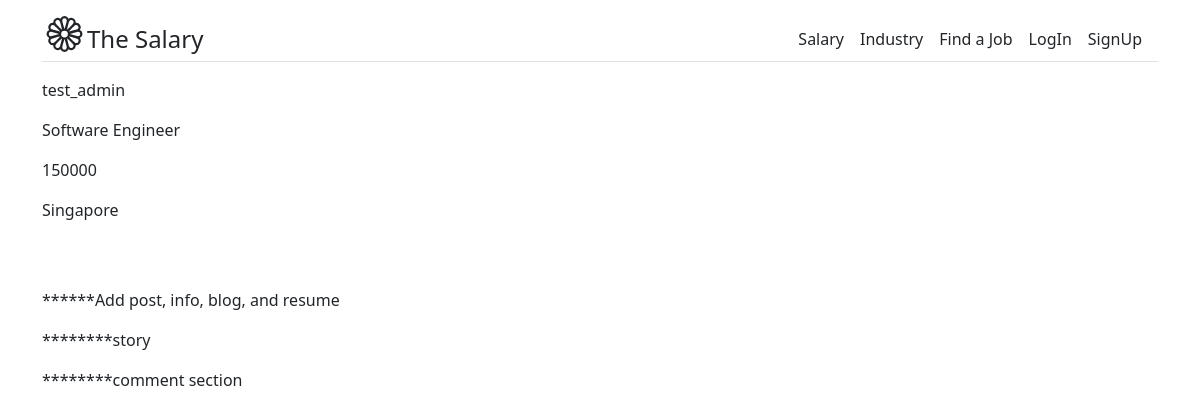
The app's page /salary/salary-post/2/, older data.
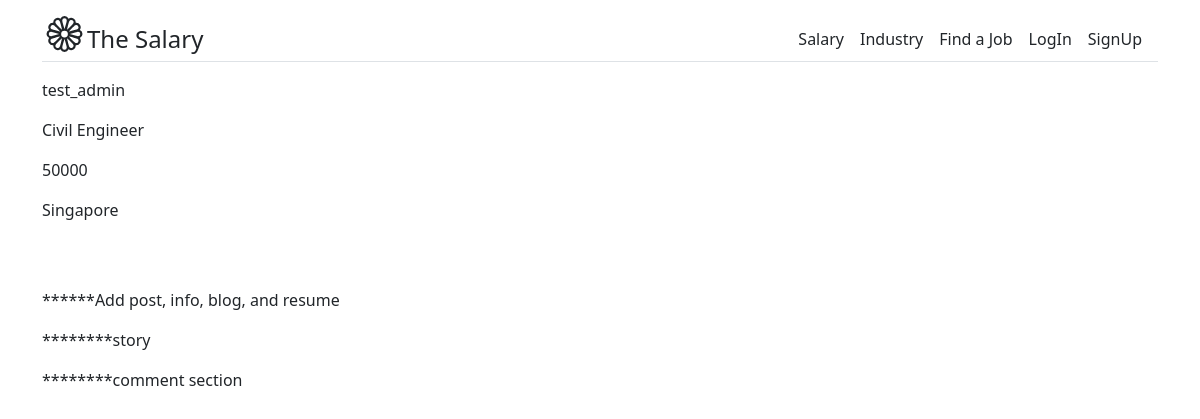
The same page, newer data.
### account/models.py (models this page shows, shortened)
class UserProfile(models.Model):
    DEGREE_PROGRAM = [
        ('ME','Mechanical Engineering'),
        ('CE','Civil Engineering'),
        ('EE','Electrical Engineering'),
        ('ECE','Electronics and Communication Engineering'),
        ('ChE','Chemical Engineering'),
    ]
    GENDER = [
        ('M','Male'),
        ('F','Female'),
        ('U','Undefined')
    ]
    CIVIL_STATUS = [
        ('Single','Single'),
        ('Married','Married'),
        ('Divorced','Divorced'),
    ]
    position                    = models.CharField(max_length=50, null=False, blank=False)
    degree_program              = models.CharField(max_length=5, choices=DEGREE_PROGRAM, null=False, blank=False)
    gender                      = models.CharField(max_length=1, choices=GENDER)
    civil_status                = models.CharField(max_length=10, choices=CIVIL_STATUS)
    yoe                         = models.PositiveSmallIntegerField(null=False, blank=False)
    tool_1                      = models.CharField(max_length=20, null=False, blank=False)
    tool_2                      = models.CharField(max_length=20, null=True, blank=True)
    tool_3                      = models.CharField(max_length=20, null=True, blank=True)
    salary                      = models.PositiveIntegerField(null=False, blank=False)
    location                    = models.CharField(max_length=50, null=False, blank=False)
    industry                    = models.ForeignKey(Industry, on_delete=models.CASCADE)
    user                        = models.OneToOneField(CustomUser, on_delete=models.CASCADE)
    created                     = models.DateTimeField(auto_now_add=True)
    updated                     = models.DateTimeField(auto_now=True)
    class Meta:
        verbose_name            = 'Salary Info'
        verbose_name_plural     = 'Salary Info'

class CustomUser(AbstractBaseUser, PermissionsMixin):
    email           = models.EmailField(_('Email Address'), unique=True)
    username        = models.CharField(max_length=15, unique=True, blank=True, null=True)
    profile_picture = models.ImageField(upload_to='media/images/', default='user.png')
    first_name      = models.CharField(max_length=20)
    last_name       = models.CharField(max_length=20)
    birthday        = models.DateField(null=True, blank=True)
    is_anonymous    = models.BooleanField(default=True)
    is_recruiter    = models.BooleanField(default=False)
    is_common_user  = models.BooleanField(default=True)
    is_active       = models.BooleanField(default=True)
    is_staff        = models.BooleanField(default=False)
    is_superuser    = models.BooleanField(default=False)
    date_created    = models.DateTimeField(auto_now_add=True)
    USERNAME_FIELD  = 'email'
    REQUIRED_FIELDS = ['username', 'first_name', 'last_name']
    objects = CustomUserManager()
    class Meta:
        verbose_name            = 'Account'
        verbose_name_plural     = 'Accounts'

### salary/views.py (the view)
# urls.py: path('salary-post/<int:pk>/', SalaryPostDetail.as_view(), name='salary_post_detail'),
class SalaryPostDetail(DetailView):
    template_name = 'salary_blog/salary_post_detail.html'
    context_object_name = 'post'
    queryset = UserProfile.objects.all()

### templates/salary_blog/salary_post_detail.html (shortened to what this page needs)
{% extends 'base.html' %}
{% block content %}
<div class="container">
    <p>{{post.user.username}}</p>
    <p>{{post.position}}</p>
    <p>{{post.salary}}</p>
    <p>{{post.location}}</p>
    <p style="padding-top: 50px;">******Add post, info, blog, and resume</p>
    <p>********story</p>
    <p>********comment section</p>
</div>
{% endblock %}

Row changes from the older to the newer data that the page shows:
changed UserProfile "Singapore": position "Software Engineer" → "Civil Engineer"; salary "150000" → "50000"
